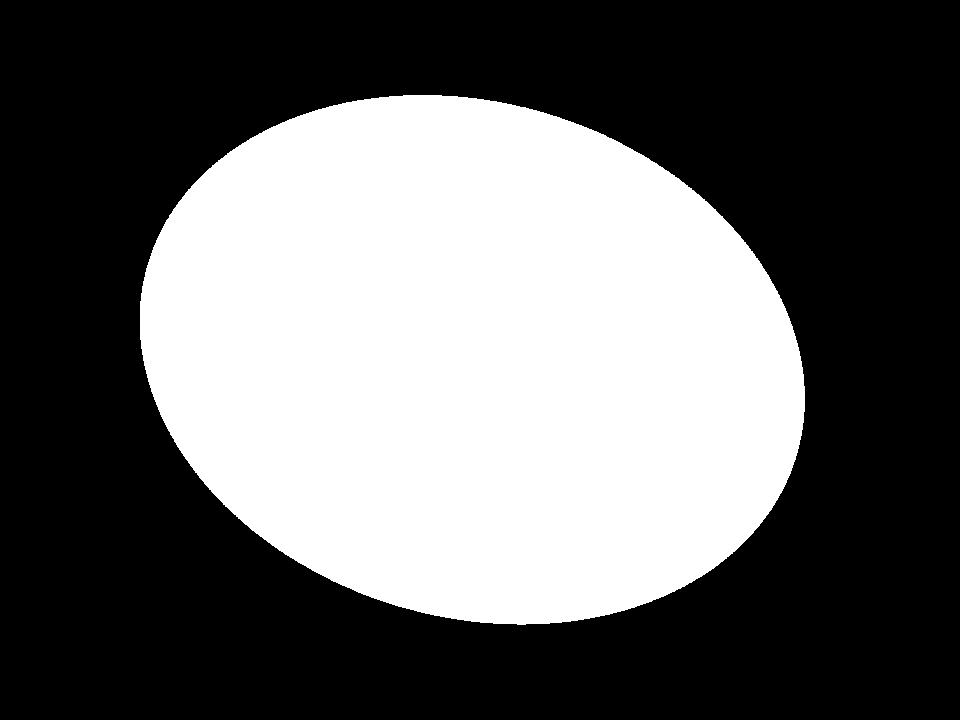
#> input picture predictions/task1/masks/surface_disk_033.png, 960 x 720 px, given as the content of the folder ../pack/data/real_project/frames, which was not available
$ python real_demo.py
#> lines starting #> are read from the running program, lines starting #| are printed output that depends on the picture; after the words box and inside, x2 and y2 are one past the last pixel; in counts of white or black regions, pixels touching at a corner belong together; pictures that were not available may be replaced by others from this repository, and a replacement may not be noted
### starter/ioutil.py
"""让脚本在任何控制台编码下都不会因为打印中文而崩溃。

Windows 默认控制台是 GBK(cp936)。只要 print 里出现一个 GBK 编不了的字符
（比如数学减号 U+2212、或 emoji），就会抛 UnicodeEncodeError 直接结束进程。

做法：把 stdout/stderr 重设为 UTF-8 + errors="replace"。
最坏情况是显示成乱码，绝不会中断程序。
"""
from __future__ import annotations

import sys


def make_stdout_safe():
    for stream in (sys.stdout, sys.stderr):
        try:
            stream.reconfigure(encoding="utf-8", errors="replace")
        except Exception:          # noqa: BLE001 - 老版本或已被重定向
            pass

### starter/vision_lib.py
"""两道视觉题的图像处理核心。

处理流程
--------
标记检测 -> 单应 -> 桌面/螺栓几何 -> 最小二乘精化

全部计算都在四个彩色标记所定义的毫米平面上完成；唯一的"全局参数"是本文件底部的
两个渲染偏差常数（在 144 张带标注的合成样本上拟合，见 REPORT.md 第 6 章）。
"""
from __future__ import annotations

import numpy as np
import cv2

# ---------------------------------------------------------------- 常量
# 四个印刷标记的精确 BGR（从发放包图像上实测得到）
PALETTE_BGR = {
    "red": (40, 45, 220),
    "green": (45, 190, 40),
    "blue": (220, 70, 35),
    "yellow": (25, 210, 235),
}
# HSV 色相窗口（OpenCV 的 H 取 0..180），只在调色板匹配失败时兜底使用
HUE_WINDOW = {"red": [(0, 10), (170, 180)], "green": [(40, 80)],
              "blue": [(100, 135)], "yellow": [(18, 38)]}

SQUARE_SIDE_MM = 550.0
DISK_RADIUS_MM = 300.0

# 渲染偏差标定（加在原始测量值上）。光栅化后的轮廓比生成器的名义尺寸
# 系统性偏长、偏细；两个偏置在 train+val 共 144 张带标注样本上拟合
# （见 REPORT.md 第 6.1 节）。
LENGTH_BIAS_MM = -0.28
DIAMETER_BIAS_MM = 0.05

# 轮廓边落在"螺栓填充色"与"板色"之间的位置，取两者间距的百分比。
# 渲染器在真实轮廓外侧还画了一圈浅色描边，所以边界并不在中点：取 0.44
# 把阈值压到描边之下。该系数在 128 张带标注螺栓图上标定，0.42~0.46 之间
# IoU 都是 0.9990，是个平台而不是尖峰；曝光变化时依然成立（见报告 6.5 节）。
SILHOUETTE_EDGE_FRACTION = 0.44

MARKER_AREA_RANGE = (40, 900)


# -------------------------------------------------------------------- 读写
def imread(path, flags=cv2.IMREAD_COLOR):
    """兼容非 ASCII 路径的 cv2.imread（Windows 上直接用 imread 会读失败）。"""
    buf = np.fromfile(str(path), dtype=np.uint8)
    return cv2.imdecode(buf, flags) if buf.size else None


def imwrite(path, img, quality=None):
    """默认写 PNG；后缀是 .jpg 时写 JPEG（用于照片类叠加图）。"""
    path = str(path)
    if quality is not None or path.lower().endswith((".jpg", ".jpeg")):
        ok, buf = cv2.imencode(".jpg", img, [int(cv2.IMWRITE_JPEG_QUALITY), int(quality or 88)])
    else:
        ok, buf = cv2.imencode(".png", img)
    if ok:
        buf.tofile(path)
    return ok


# --------------------------------------------------------------- 标记检测
# [137 lines left out: functions _marker_mask, detect_markers, _markers_once, _validate_quad, _normaliser, homography and 2 more, not called in this run]


# ------------------------------------------------------------- 几何工具
def fill_holes(mask):
    pad = np.pad((mask > 0).astype(np.uint8), 1)
    flood = pad.copy()
    cv2.floodFill(flood, None, (0, 0), 2)
    return (pad | (flood == 0).astype(np.uint8))[1:-1, 1:-1]


def largest_component(binary):
    n, lab, st, _ = cv2.connectedComponentsWithStats((binary > 0).astype(np.uint8), 8)
    if n < 2:
        raise RuntimeError("empty binary image")
    i = 1 + int(np.argmax(st[1:, cv2.CC_STAT_AREA]))
    return (lab == i).astype(np.uint8)


# [93 lines left out: functions surface_mask, _tls_line, quad_corners, boundary_points, fit_ellipse, ellipse_mask and 1 more, not called in this run]


# ---------------------------------------------------------------- 螺栓
def _otsu(gray):
    t, _ = cv2.threshold(gray, 0, 255, cv2.THRESH_BINARY + cv2.THRESH_OTSU)
    return float(t)


# [63 lines left out: functions _bimodal_mid, board_mask, bolt_mask, _aspect, not called in this run]


def _border_distance_mask(img, tau=25):
    h, w = img.shape[:2]
    border = np.concatenate([img[0], img[-1], img[:, 0], img[:, -1]]).reshape(-1, 3)
    bg = np.median(border, 0).astype(np.uint8)
    lab = cv2.cvtColor(img, cv2.COLOR_BGR2LAB).astype(np.int16)
    bgl = cv2.cvtColor(bg.reshape(1, 1, 3), cv2.COLOR_BGR2LAB)[0, 0].astype(np.int16)
    m = (np.linalg.norm(lab - bgl, axis=2) > tau).astype(np.uint8)
    m = cv2.morphologyEx(m, cv2.MORPH_OPEN, np.ones((3, 3), np.uint8))
    return m


# [61 lines left out: function measure_bolt, not called in this run]

### starter/real_demo.py
"""扩展（进阶）：真实项目数据上的分割演示。

    python real_demo.py --data data --out real_figures

两个互不相关的演示，都不主张任何毫米真值：

  * 真实全图   —— 找到彩色桌垫（方桌）或圆盘并勾出轮廓
  * 真实螺栓裁剪图 —— 分割螺栓轮廓，并与既有审核掩膜比对（仅作轮廓参考）

每条结果都带状态，成功与失败按与正式题相同的方式计数。
"""
from __future__ import annotations

import argparse
import json
import sys

from ioutil import make_stdout_safe
from pathlib import Path

import cv2
import numpy as np

import vision_lib as V


# ------------------------------------------------------------------ 真实全图
# [60 lines left out: function find_target, not called in this run]


def demo_frames(data, out, limit=None):
    root = data / "real_project" / "frames"
    out.mkdir(parents=True, exist_ok=True)
    rows, thumbs = [], []
    for p in sorted(root.glob("*.jpg"))[:limit]:
        img = V.imread(p)
        rec = dict(sample_id=p.stem, status="failed")
        vis = img.copy()
        try:
            mask, shape, meta = find_target(img)
            rec.update(status="ok", shape=shape, **meta)
            cs, _ = cv2.findContours(mask, cv2.RETR_EXTERNAL, cv2.CHAIN_APPROX_NONE)
            cv2.drawContours(vis, cs, -1, (0, 255, 255), 4)
            rec["mask_px"] = int((mask > 0).sum())
            cv2.putText(vis, f"{p.stem}  {shape}  "
                             f"targets_in_frame={meta['n_targets']}",
                        (30, 60), cv2.FONT_HERSHEY_SIMPLEX, 1.3, (0, 0, 0), 6, cv2.LINE_AA)
            cv2.putText(vis, f"{p.stem}  {shape}  "
                             f"targets_in_frame={meta['n_targets']}",
                        (30, 60), cv2.FONT_HERSHEY_SIMPLEX, 1.3, (0, 255, 255), 2, cv2.LINE_AA)
        except Exception as exc:                       # noqa: BLE001 - 记失败但不中断
            rec["reason"] = f"{type(exc).__name__}: {exc}"
            cv2.putText(vis, f"{p.stem}  FAILED: {exc}", (30, 60),
                        cv2.FONT_HERSHEY_SIMPLEX, 1.1, (0, 0, 255), 3, cv2.LINE_AA)
        V.imwrite(out / f"frame_{p.stem}.jpg", cv2.resize(vis, None, fx=0.5, fy=0.5))
        rows.append(rec)
    (out / "frames_results.json").write_text(
        json.dumps(rows, ensure_ascii=False, indent=2), encoding="utf-8")
    ok = [r for r in rows if r["status"] == "ok"]
    sq = sum(r["shape"] == "square" for r in ok)
    print(f"real frames: {len(ok)}/{len(rows)} ok  (square {sq}, disk {len(ok) - sq})")
    for r in rows:
        if r["status"] != "ok":
            print("   fail", r["sample_id"], r.get("reason"))
    return rows


# ------------------------------------------------------------- 螺栓裁剪图
def crop_bolt_mask(img, tau=25):
    """无标定路径：裁剪图里既没有标定板也没有标记，只剩"到图像边缘色的距离"。
    这里故意不复用评分路径 —— 它是"没有标定时能做到什么程度"的诚实地板。"""
    return V.fill_holes(V.largest_component(V._border_distance_mask(img, tau)))


def demo_crops(data, out):
    root = data / "real_project" / "bolt_crops"
    out.mkdir(parents=True, exist_ok=True)
    rows = []
    for p in sorted((root / "images").glob("*.png")):
        img = V.imread(p)
        gt = V.imread(root / "masks" / p.name, 0)
        rec = dict(sample_id=p.stem, status="failed")
        try:
            m = crop_bolt_mask(img)
            inter = int(((m > 0) & (gt > 0)).sum())
            union = int(((m > 0) | (gt > 0)).sum())
            rec.update(status="ok", iou=inter / max(union, 1))
        except Exception as exc:                       # noqa: BLE001
            rec["reason"] = f"{type(exc).__name__}: {exc}"
        rows.append(rec)
    ious = [r["iou"] for r in rows if r["status"] == "ok"]
    a = np.array(ious)
    summary = dict(
        n=len(rows), ok=len(ious), failed=len(rows) - len(ious),
        mean_iou=float(a.mean()), median_iou=float(np.median(a)),
        frac_above_0_9=float((a > 0.9).mean()), frac_below_0_5=float((a < 0.5).mean()),
        note="audit masks are a contour reference only; no metric truth exists",
    )
    (out / "crops_results.json").write_text(
        json.dumps(dict(summary=summary, per_sample=rows), ensure_ascii=False, indent=2),
        encoding="utf-8")
    print("real bolt crops:", json.dumps(summary, ensure_ascii=False))

    rows.sort(key=lambda r: -r.get("iou", -1))
    for tag, group in (("best", rows[:6]), ("worst", rows[-6:])):
        tiles = []
        for r in group:
            p = root / "images" / f"{r['sample_id']}.png"
            img = V.imread(p)
            gt = V.imread(root / "masks" / f"{r['sample_id']}.png", 0)
            vis = img.copy()
            try:
                m = crop_bolt_mask(img)
                cs, _ = cv2.findContours(m, cv2.RETR_EXTERNAL, cv2.CHAIN_APPROX_NONE)
                cv2.drawContours(vis, cs, -1, (0, 255, 0), 2)
            except Exception:                          # noqa: BLE001 - 记失败，不中断
                pass
            cs, _ = cv2.findContours(gt, cv2.RETR_EXTERNAL, cv2.CHAIN_APPROX_NONE)
            cv2.drawContours(vis, cs, -1, (255, 0, 255), 1)
            lab = f"{r['sample_id'][-3:]}  IoU={r.get('iou', 0):.3f}"
            cv2.putText(vis, lab, (6, 22), cv2.FONT_HERSHEY_SIMPLEX, 0.7, (0, 0, 0), 4, cv2.LINE_AA)
            cv2.putText(vis, lab, (6, 22), cv2.FONT_HERSHEY_SIMPLEX, 0.7, (255, 255, 255), 1, cv2.LINE_AA)
            tiles.append(cv2.resize(vis, (240, 240)))
        if tiles:
            sheet = np.full((240, 6 * 244, 3), 30, np.uint8)
            for i, t in enumerate(tiles):
                sheet[:, i * 244:i * 244 + 240] = t
            V.imwrite(out / f"crops_{tag}.jpg", sheet)
    return summary


def main():
    make_stdout_safe()
    ap = argparse.ArgumentParser()
    ap.add_argument("--data", default="../pack/data")
    ap.add_argument("--out", default="real_figures")
    a = ap.parse_args()
    data = Path(a.data)
    out = Path(a.out)
    demo_frames(data, out / "frames")
    demo_crops(data, out / "crops")
#> in imread, returned value is the input picture: shape (720, 960, 3); 39.6% white; 1 white region, box (x1, y1, x2, y2) and area: (140, 95, 805, 625) 273601
#> in _border_distance_mask, `bg = np.median(border, 0).astype(np.uint8)`: bg = [0, 0, 0]
#> in _border_distance_mask, `lab = cv2.cvtColor(img, cv2.COLOR_BGR2LAB).astype(np.int16)`:
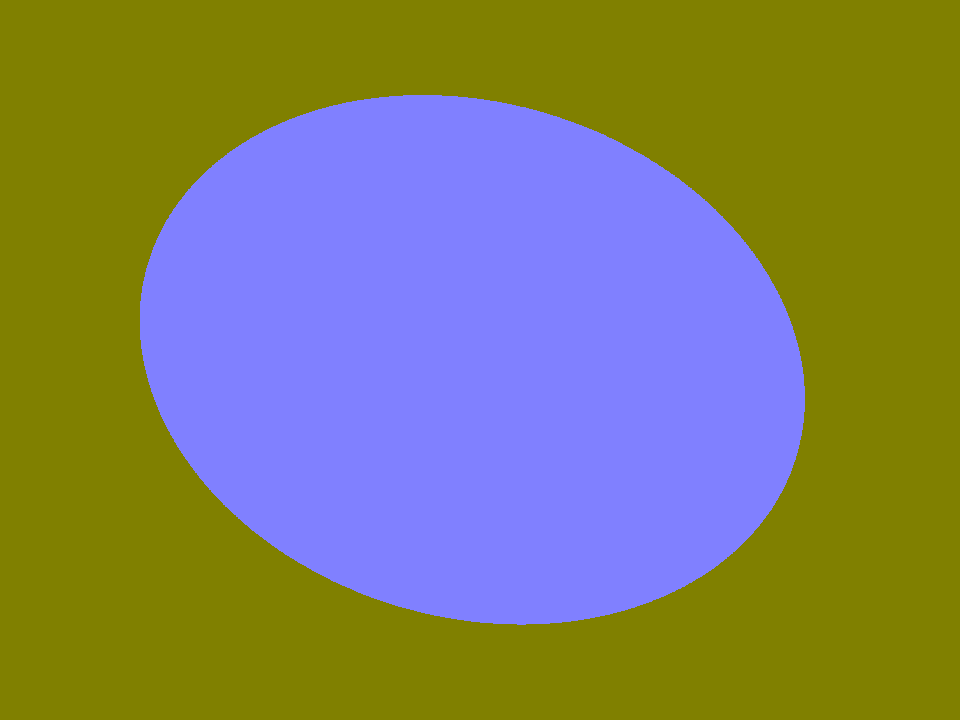
#> lab: shape (720, 960, 3) int16; mean B, G, R 100.9, 128, 128
#> in _border_distance_mask, `bgl = cv2.cvtColor(bg.reshape(1, 1, 3), cv2.COLOR_BGR2LAB)[0, 0].astyp..`: bgl = [0, 128, 128]
#> in largest_component, `n, lab, st, _ = cv2.connectedComponentsWithStats((binary > 0).astype(n..`: n = 2; st = [[0, 0, 960, 720, 417599], [140, 95, 665, 530, 273601]]
#> in largest_component, `i = 1 + int(np.argmax(st[1:, cv2.CC_STAT_AREA]))`: i = 1
#> in fill_holes, `pad = np.pad((mask > 0).astype(np.uint8), 1)`:
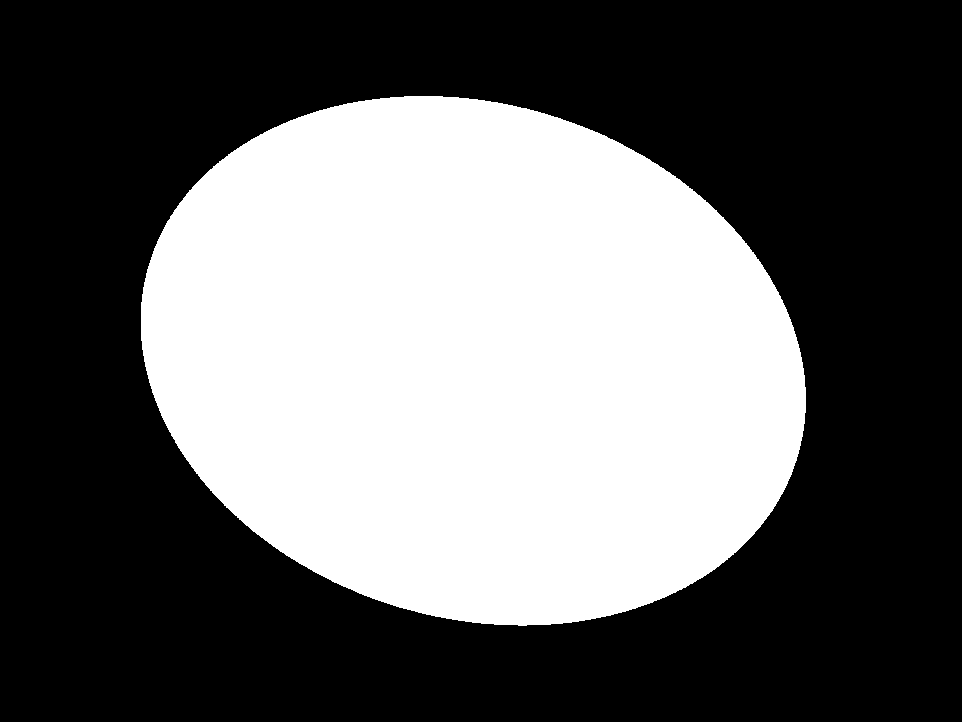
#> pad: shape (722, 962); values 0 (black) and 1 (white), 39.4% white; 1 white region, box (x1, y1, x2, y2) and area: (141, 96, 806, 626) 273601
#> in fill_holes, `cv2.floodFill(flood, None, (0, 0), 2)`: flood: shape (722, 962); values 1 (black) and 2 (white), 60.6% white; 1 black region
#> in demo_crops, `inter = int(((m > 0) & (gt > 0)).sum())`: inter = 273601
#> in demo_crops, `ious = [r["iou"] for r in rows if r["status"] == "ok"]`: ious = [1]
#> in demo_crops, `summary = dict( n=len(rows), ok=len(ious), failed=len(rows) - len(ious..`: summary = 8 items
#| real bolt crops: {"n": 1, "ok": 1, "failed": 0, "mean_iou": 1.0, "median_iou": 1.0, "frac_above_0_9": 1.0, "frac_below_0_5": 0.0, "note": "audit masks are a contour reference only; no metric truth exists"}
#> in demo_crops, `cs, _ = cv2.findContours(m, cv2.RETR_EXTERNAL, cv2.CHAIN_APPROX_NONE)`: cs = 1 contour; box (x1, y1, x2, y2) and area: (140, 95, 805, 625) 272743
#> in demo_crops, `lab = f"{r['sample_id'][-3:]}  IoU={r.get('iou', 0):.3f}"`: lab = '033  IoU=1.000'
#> in demo_crops, `cv2.putText(vis, lab, (6, 22), cv2.FONT_HERSHEY_SIMPLEX, 0.7, (255, 25..`:
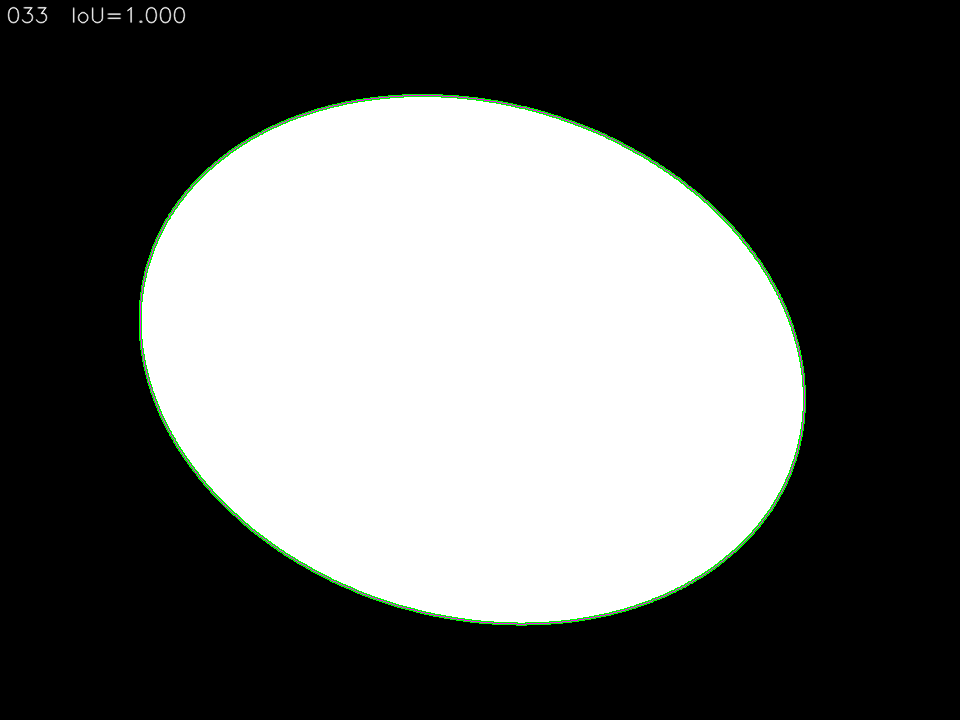
#> vis: shape (720, 960, 3); mean B, G, R 100.2, 101.4, 100.2
#> the loop in demo_crops, `for i, t in enumerate(tiles):` made 1 pass
#> after the loop in demo_crops, `for i, t in enumerate(tiles):`:
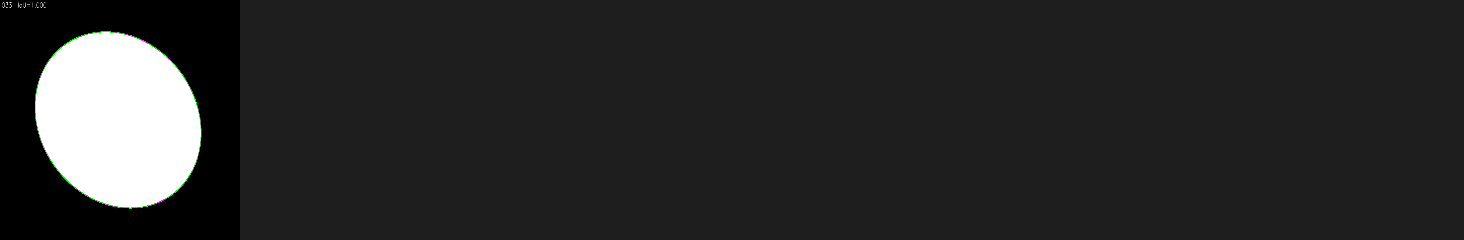
#> sheet: shape (240, 1464, 3); mean of channels 0, 1, 2 41.5, 41.7, 41.5; drawn as B, G, R
#> in imwrite, `ok, buf = cv2.imencode(".jpg", img, [int(cv2.IMWRITE_JPEG_QUALITY), in..`: buf = 10331 values, max 255 at index 0, min 0 at index 4, mean 90.79


if __name__ == "__main__":
    main()
